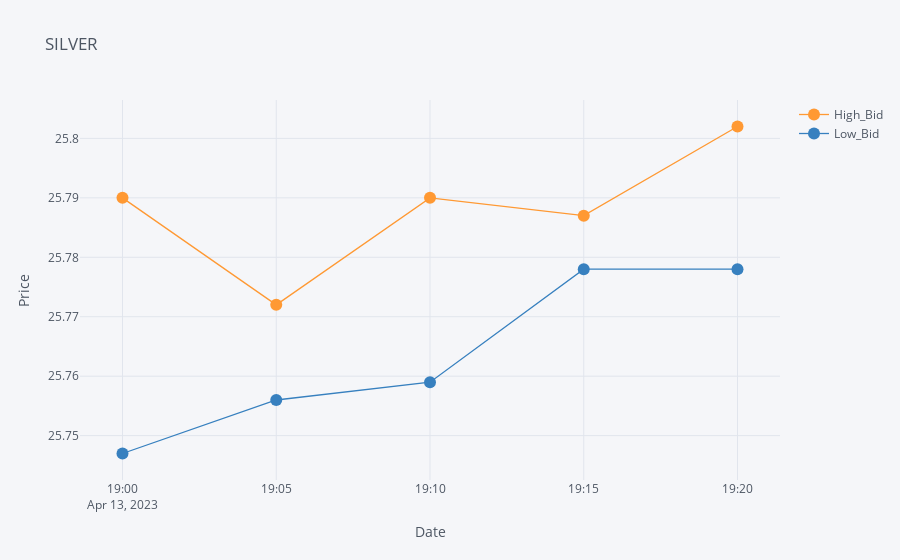

Source (notebook cell):
### Code cell
# plot the part of the whole dataset using iplot()
# The time period equals 5 minutes: from 19800 to 19805

data.iloc[19800:19805,:][['High_Bid', 'Low_Bid', 'Local_time_T', 'Volume_Ask','Volume_Bid']].iplot(
                                                x='Local_time_T', y=['High_Bid', 'Low_Bid'], 
                                                mode='lines+markers', 
                                                xTitle='Date', yTitle='Price',
                                                title='SILVER ')

### Figure 1 — Plotly figure (JSON) as saved in the notebook; plotly's stock layout.template omitted (floating-point values rounded to 4 significant figures)
{"data": [{"line": {"color": "rgba(255, 153, 51, 1.0)", "dash": "solid", "shape": "linear", "width": 1.3}, "marker": {"size": 12, "symbol": "circle"}, "mode": "lines+markers", "name": "High_Bid", "text": "", "type": "scatter", "x": ["2023-04-13 19:00:00+00:00", "2023-04-13 19:05:00+00:00", "2023-04-13 19:10:00+00:00", "2023-04-13 19:15:00+00:00", "2023-04-13 19:20:00+00:00"], "y": [25.79, 25.77, 25.79, 25.79, 25.8]}, {"line": {"color": "rgba(55, 128, 191, 1.0)", "dash": "solid", "shape": "linear", "width": 1.3}, "marker": {"size": 12, "symbol": "circle"}, "mode": "lines+markers", "name": "Low_Bid", "text": "", "type": "scatter", "x": ["2023-04-13 19:00:00+00:00", "2023-04-13 19:05:00+00:00", "2023-04-13 19:10:00+00:00", "2023-04-13 19:15:00+00:00", "2023-04-13 19:20:00+00:00"], "y": [25.75, 25.76, 25.76, 25.78, 25.78]}], "layout": {"autosize": true, "legend": {"bgcolor": "#F5F6F9", "font": {"color": "#4D5663"}}, "paper_bgcolor": "#F5F6F9", "plot_bgcolor": "#F5F6F9", "title": {"font": {"color": "#4D5663"}, "text": "SILVER "}, "xaxis": {"autorange": true, "gridcolor": "#E1E5ED", "range": ["2023-04-13 18:58:40.6542", "2023-04-13 19:21:19.3458"], "showgrid": true, "tickfont": {"color": "#4D5663"}, "title": {"font": {"color": "#4D5663"}, "text": "Date"}, "type": "date", "zerolinecolor": "#E1E5ED"}, "yaxis": {"autorange": true, "gridcolor": "#E1E5ED", "range": [25.74, 25.81], "showgrid": true, "tickfont": {"color": "#4D5663"}, "title": {"font": {"color": "#4D5663"}, "text": "Price"}, "type": "linear", "zerolinecolor": "#E1E5ED"}}}
